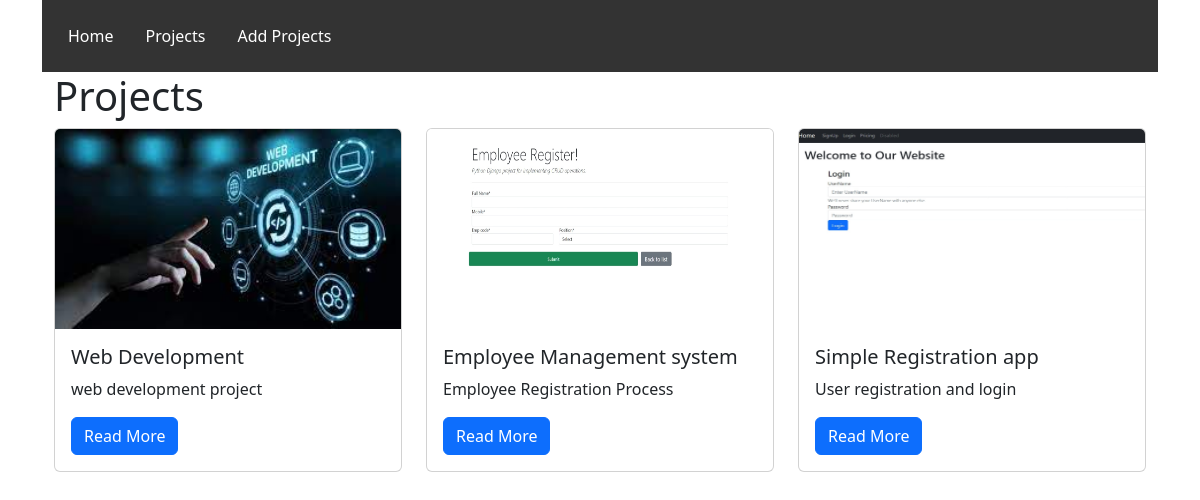
The app's page /projects with its own data.
### portfolio/models.py (models this page shows, shortened)
class Project(models.Model):
    title = models.CharField(max_length=100)
    description = models.TextField()
    technology = models.CharField(max_length=20)
    link = models.URLField()
    image = models.FileField(upload_to="project_images/", blank=True)

### portfolio/views.py (the view)
# urls.py: path("projects", projects, name="projects"),
def projects(request):
    projects = Project.objects.all()
    return render(request, 'index.html', {'projects': projects})

### portfolio/templates/index.html
{% extends "base.html" %}
{% load static %}
{% block content %}
<h1>Projects</h1>
<div class="row">
{% for project in projects %}
    <div class="col-md-4">
        <div class="card mb-2">
            {% if project.image %}
                <img height="200px" class="card-img-top" src="{{ project.image.url }}">
            {% endif %}
            <div class="card-body">
                <h5 class="card-title">{{ project.title }}</h5>
                <p class="card-text">{{ project.description }}</p>
                <a href="{% url 'project_detail' project.pk %}"
                   class="btn btn-primary">
                    Read More
                </a>
            </div>
        </div>
    </div>
    {% endfor %}
</div>
{% endblock %}

### portfolio/templates/base.html (shortened to what this page needs)
<!DOCTYPE html>
<html lang="en">
<head>
     {% load static %}
    <link rel="stylesheet" type="text/css" href="{% static 'css/css/bootstrap.min.css' %}"/>
    <link rel="stylesheet" href="https://cdnjs.cloudflare.com/ajax/libs/font-awesome/6.4.2/css/all.min.css">
</head>
<body class="container">
<ul>
    <li><a href="{% url 'home' %}">Home</a></li>
    <li><a href="{% url 'projects' %}">Projects</a></li>
    <li><a href="{% url 'add' %}">Add Projects</a></li>
</ul>
<div class="container">
   {% block content%}
   {% endblock %}
</div>
</body>
</html>

### portfolio/templates/base.html (style rules this page uses)
ul { list-style-type: none; margin: 0; padding: 10px; overflow: hidden; background-color: #333; }
li { float: left; }
li a, .dropdown-content a { display: block; color: white; text-align: center; padding: 14px 16px; text-decoration: none; }

### records on screen
Project: image (picture), title "Web Development", description "web development project"
Project: image (picture), title "Employee Management system", description "Employee Registration Process"
Project: image (picture), title "Simple Registration app", description "User registration and login"
